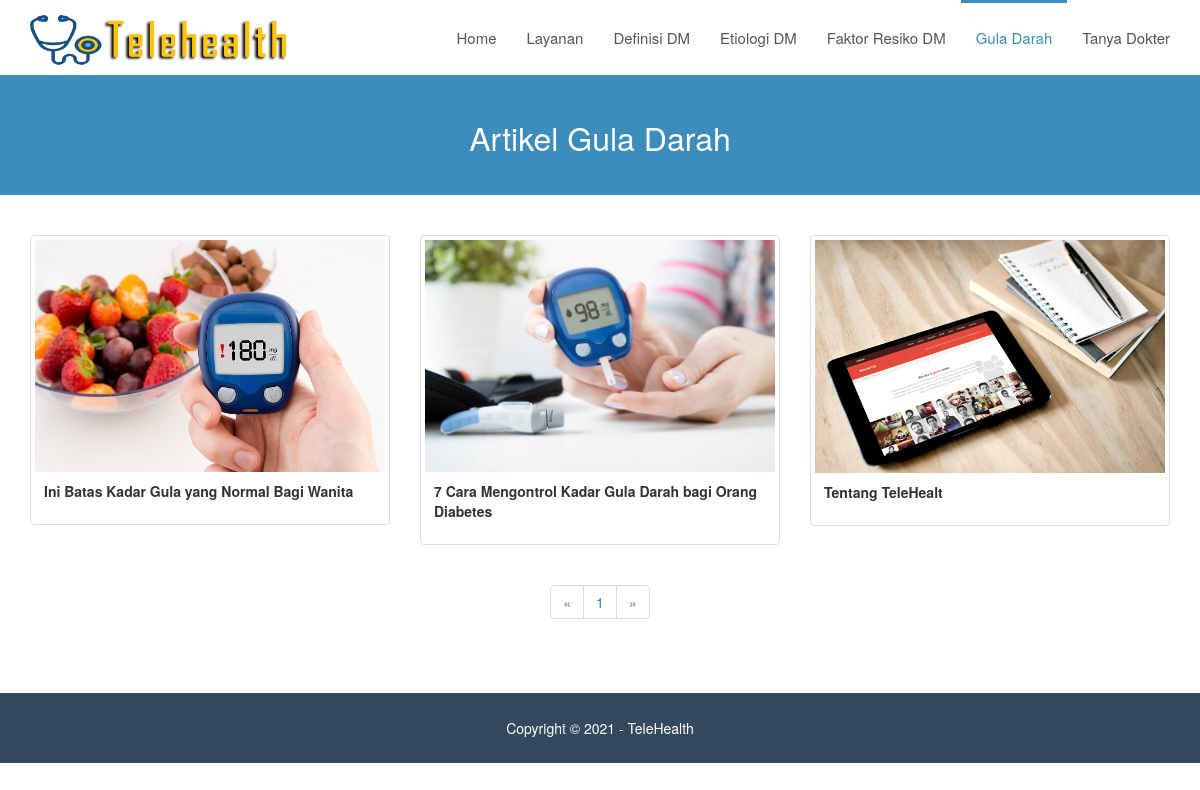
The app's page /portfolio with its own data.
### tables this page shows
CREATE TABLE `is_portfolio` (
  `portfolio_id` int(11) NOT NULL,
  `title` varchar(255) NOT NULL,
  `deskripsi` text NOT NULL,
  `image` varchar(100) NOT NULL
);

### pages/portfolio/view.php (the view, shortened to what this page needs)
<div class="row">
    <div class="col-lg-12">
        <div class="row">
            <?php
            $batas = 9;
            $jumlah_record = mysqli_query($mysqli, "SELECT * FROM is_portfolio")
                                                    or die('Ada kesalahan pada query jumlah_record: '.mysqli_error($mysqli));
            $jumlah  = mysqli_num_rows($jumlah_record);
            $halaman = ceil($jumlah / $batas);
            $page    = (isset($_GET['hal'])) ? (int)$_GET['hal'] : 1;
            $mulai   = ($page - 1) * $batas;
            $query = mysqli_query($mysqli, "SELECT * FROM is_portfolio ORDER BY portfolio_id DESC LIMIT $mulai, $batas")
                                            or die('Ada kesalahan pada query tampil portfolio : '.mysqli_error($mysqli));
            while($data = mysqli_fetch_assoc($query)) {
            ?>
                <div class="col-sm-4 col-md-4">
                    <br><br>
                    <div class="thumbnail">
                        <a data-toggle="modal" class="open_modal" href="#" data-id="<?php echo $data['portfolio_id']; ?>">
                            <img src="images/portfolio/<?php echo $data['image']; ?>" alt="Portfolio">
                        </a>
                        <div class="caption">
                            <strong><p><?php echo $data['title']; ?></p></strong>
                        </div>
                    </div>
                </div>
            <?php
            }
            if (empty($_GET['hal'])) {
                $halaman_aktif = '1';
            } else {
                $halaman_aktif = $_GET['hal'];
            }
            ?>
            <br/>
            <div class="row text-center">
                <div class="col-lg-12">
                    <ul class="pagination">
                    <?php
                    if ($halaman_aktif<='1') { ?>
                        <li class="disabled">
                            <a href="">&laquo;</a>
                        </li>
                    <?php
                    } else { ?>
                        <li>
                            <a href="page-<?php echo $page -1 ?>">&laquo;</a>
                        </li>
                    <?php
                    }
                    ?>
                    <?php
                    for($x=1; $x<=$halaman; $x++) { ?>
                        <li class="">
                            <a href="page-<?php echo $x ?>"><?php echo $x ?></a>
                        </li>
                    <?php
                    }
                    ?>
                    <?php
                    if ($halaman_aktif>=$halaman) { ?>
                        <li class="disabled">
                            <a href="">&raquo;</a>
                        </li>
                    <?php
                    } else { ?>
                        <li>
                            <a href="page-<?php echo $page +1 ?>">&raquo;</a>
                        </li>
                    <?php
                    }
                    ?>
                    </ul>
                </div>
            </div>
        </div>
    </div>
</div>

### main.php (shortened to what this page needs)
<!DOCTYPE html>
<html lang="en">
    <head>
        <link href="assets/css/bootstrap.min.css" rel="stylesheet" type="text/css">
        <link href="assets/css/modern-business.css" rel="stylesheet" type="text/css">
        <link href="assets/font-awesome/css/font-awesome.min.css" rel="stylesheet" type="text/css">
        <link rel="stylesheet" href="assets/css/owl.carousel.css" type="text/css">
        <link href="assets/css/style.css" rel="stylesheet" type="text/css">
    </head>
    <body>
        <nav class="navbar navbar-inverse navbar-fixed-top" role="navigation">
            <div class="container">
                <div class="navbar-header">
                    <a class="navbar-brand" href="home">
                        <img src="images/tele.png" height="50">
                    </a>
                </div>
                <div class="collapse navbar-collapse" id="bs-example-navbar-collapse-1">
                    <?php include "navbar-menu.php" ?>
                </div>
            </div>
        </nav>
    <?php
    if ($_GET['page']=='home') { ?>
        <header id="myCarousel" class="carousel slide">
            <ol class="carousel-indicators">
                <li data-target="#myCarousel" data-slide-to="0" class="active"></li>
                <li data-target="#myCarousel" data-slide-to="1"></li>
                <li data-target="#myCarousel" data-slide-to="2"></li>
                <li data-target="#myCarousel" data-slide-to="3"></li>
                <li data-target="#myCarousel" data-slide-to="4"></li>
            </ol>
            <div class="carousel-inner">
                <div class="item active">
                    <div class="fill" style="background-image:url('images/slide/slide12.jpg');"></div>
                    <div class="carousel-caption">
                        <h2></h2>
                    </div>
                </div>
                <div class="item">
                    <div class="fill" style="background-image:url('images/slide/slide11.jpg');"></div>
                    <div class="carousel-caption">
                        <h2></h2>
                    </div>
                </div>
                <!-- <div class="item">
                    <div class="fill" style="background-image:url('images/slide/slide3.png');"></div>
                    <div class="carousel-caption">
                        <h2></h2>
                    </div>
                </div>
                <div class="item">
                    <div class="fill" style="background-image:url('images/slide/slide4.jpg');"></div>
                    <div class="carousel-caption">
                        <h2></h2>
                    </div>
                </div>
                <div class="item">
                    <div class="fill" style="background-image:url('images/slide/slide5.jpg');"></div>
                    <div class="carousel-caption">
                        <h2></h2>
                    </div>
                </div> -->
            </div>
            <a class="left carousel-control" href="#myCarousel" data-slide="prev">
                <span class="icon-prev"></span>
            </a>
            <a class="right carousel-control" href="#myCarousel" data-slide="next">
                <span class="icon-next"></span>
            </a>
        </header>
    <?php
    }
    elseif ($_GET['page']=='portfolio') { ?>
        <header>
            <div class="top">
                <br><br>
                <a href="portfolio">
                    Artikel Gula Darah
                </a>
            </div>
        </header>
    <?php
    }
    ?>
        <div style="min-height:400px" class="container">
            <?php include "content.php"; ?>
        </div>
        <footer style="margin-bottom:0">
            <div class="container">
                <div class="row">
                    <div class="col-lg-12">
                        <p>Copyright &copy; 2021 - <a href="">TeleHealth</a></p>
                    </div>
                </div>
            </div>
        </footer>
    </body>
</html>

### navbar-menu.php
<ul class="nav navbar-nav navbar-right">
<?php
if ($_GET["page"]=="home") { ?>
	<li class="active">
	    <a href="home"> Home </a>
	</li>
<?php
}
else { ?>
	<li>
        <a href="home"> Home </a>
    </li>
<?php
}
if ($_GET["page"]=="service") { ?>
  <li class="active">
        <a href="service"> Layanan </a>
    </li>
<?php
}
else { ?>
  <li>
        <a href="service"> Layanan </a>
    </li>
<?php
}
if ($_GET["page"]=="dm") { ?>
  <li class="active">
      <a href="dm"> Definisi DM </a>
  </li>
<?php
}
else { ?>
  <li>
        <a href="dm"> Definisi DM </a>
    </li>
<?php
}
if ($_GET["page"]=="etiologi") { ?>
  <li class="active">
        <a href="etiologi">  Etiologi DM </a>
    </li>
<?php
}
else { ?>
  <li>
        <a href="etiologi"> Etiologi DM </a>
    </li>
<?php
}
if ($_GET["page"]=="resiko") { ?>
  <li class="active">
        <a href="resiko">  Faktor Resiko DM </a>
    </li>
<?php
}
else { ?>
  <li>
        <a href="resiko"> Faktor Resiko DM </a>
    </li>
<?php
}
if ($_GET["page"]=="portfolio") { ?>
  <li class="active">
        <a href="portfolio">  Gula Darah </a>
    </li>
<?php
}
else { ?>
  <li>
        <a href="portfolio"> Gula Darah </a>
    </li>
<?php
}
if ($_GET["page"]=="contact") { ?>
  <li class="active">
        <a href="contact"> Tanya Dokter </a>
    </li>
<?php
}
else { ?>
  <li>
        <a href="contact"> Tanya Dokter </a>
    </li>
<?php
}
?>
</ul>

### content.php (shortened to what this page needs)
<?php
if ($_GET['page'] == 'portfolio') {
	include "pages/portfolio/view.php";
}
?>

### assets/css/modern-business.css (style rules this page uses)
html, body { height: 100%; }
body { padding-top: 50px; }
footer { margin: 50px 0; }

### assets/css/style.css (style rules this page uses)
body { font-family: "Helvetica Neue", Helvetica, Arial, sans-serif; font-size: 14px; line-height: 1.42857143; color: #555; background-color: #fff; }
.navbar-inverse { background-color: #ffffff; border-bottom: 2.5px solid #3c8dbc; }
.navbar-inverse .navbar-brand { color: #3c8dbc; }
.navbar-brand { float: left; font-size: 20px; height: 75px; line-height: 42px; padding: 15px; }
.navbar-inverse .navbar-nav > .active > a, .navbar-inverse .navbar-nav > .active > a:focus, .navbar-inverse .navbar-nav > .active > a:hover { background-color: #fff; color: #3c8dbc; border-top: 3px solid #3c8dbc; }
.navbar-inverse .navbar-nav > li > a { color: #555555; border-top: 3px solid #fff; }
.navbar-nav > li > a { padding-bottom: 15px; padding-top: 15px; line-height: 40px; font-size: 15px; }
header .top { margin-top: 25px; background: #3c8dbc; height: 120px; text-align: center; }
header a { font-size: 32px; color: #fff; padding-top: 500px; }
footer { background: #34495e none repeat scroll 0 0; padding: 25px 0 15px 0; width: 100%; position: absolute; text-align: center; color: #fff; }
footer a { color: #fff; }
a { color: #3c8dbc; text-decoration: none; }

### records on screen
is_portfolio: image (picture), title "Ini Batas Kadar Gula yang Normal Bagi Wanita"
is_portfolio: image (picture), title "7 Cara Mengontrol Kadar Gula Darah bagi Orang Diabetes"
is_portfolio: image (picture), title "Tentang TeleHealt"
